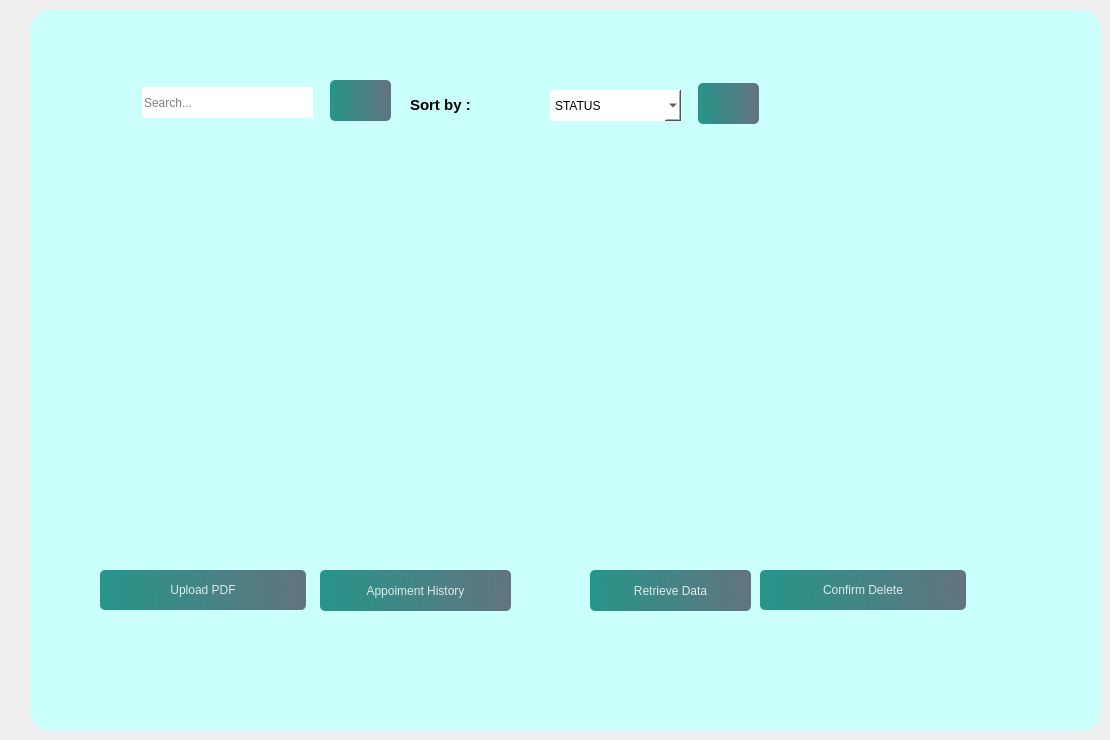
            <widget class="QWidget" name="a3_1">
             <widget class="QFrame" name="frame_10">
              <property name="geometry">
               <rect>
                <x>30</x>
                <y>10</y>
                <width>1071</width>
                <height>721</height>
               </rect>
              </property>
              <property name="styleSheet">
               <string notr="true">

background-color: rgb(202, 255, 251);
border-radius:20px;</string>
              </property>
              <property name="frameShape">
               <enum>QFrame::StyledPanel</enum>
              </property>
              <property name="frameShadow">
               <enum>QFrame::Raised</enum>
              </property>
              <widget class="QPushButton" name="aa_2">
               <property name="geometry">
                <rect>
                 <x>70</x>
                 <y>560</y>
                 <width>206</width>
                 <height>40</height>
                </rect>
               </property>
               <property name="maximumSize">
                <size>
                 <width>16777215</width>
                 <height>16777213</height>
                </size>
               </property>
               <property name="styleSheet">
                <string notr="true">
#pushButton_aa{
color: rgb(0, 0, 0);
}
QPushButton, #pushButton_aa{
	background-color: qlineargradient(spread:pad, x1:0, y1:0.505682, x2:1, y2:0.477, stop:0 rgba(11, 131, 120, 219), stop:1 rgba(85, 98, 112, 226));
	color:rgba(255, 255, 255, 210);
	border-radius:5px;
}

QPushButton#pushButton_aa:hover{
	background-color: qlineargradient(spread:pad, x1:0, y1:0.505682, x2:1, y2:0.477, stop:0 rgba(150, 123, 111, 219), stop:1 rgba(85, 81, 84, 226));
}

QPushButton#pushButton_aa:pressed{
	padding-left:5px;
	padding-top:5px;
	background-color:rgba(150, 123, 111, 255);
}
</string>
               </property>
               <property name="text">
                <string>Upload PDF</string>
               </property>
               <property name="icon">
                <iconset resource="resource.qrc">
                 <normaloff>:/img/img/check-circle.svg</normaloff>:/img/img/check-circle.svg</iconset>
               </property>
              </widget>
              <widget class="QPushButton" name="p9_4">
               <property name="geometry">
                <rect>
                 <x>290</x>
                 <y>560</y>
                 <width>191</width>
                 <height>41</height>
                </rect>
               </property>
               <property name="maximumSize">
                <size>
                 <width>16777215</width>
                 <height>16777213</height>
                </size>
               </property>
               <property name="styleSheet">
                <string notr="true">
#pushButton_bb{
color: rgb(0, 0, 0);
}
QPushButton, #pushButton_bb{
	background-color: qlineargradient(spread:pad, x1:0, y1:0.505682, x2:1, y2:0.477, stop:0 rgba(11, 131, 120, 219), stop:1 rgba(85, 98, 112, 226));
	color:rgba(255, 255, 255, 210);
	border-radius:5px;
}

QPushButton#pushButton_bb:hover{
	background-color: qlineargradient(spread:pad, x1:0, y1:0.505682, x2:1, y2:0.477, stop:0 rgba(150, 123, 111, 219), stop:1 rgba(85, 81, 84, 226));
}

QPushButton#pushButton_bb:pressed{
	padding-left:5px;
	padding-top:5px;
	background-color:rgba(150, 123, 111, 255);
}
</string>
               </property>
               <property name="text">
                <string>Appoiment History</string>
               </property>
               <property name="icon">
                <iconset resource="resource.qrc">
                 <normaloff>:/img/img/save.svg</normaloff>:/img/img/save.svg</iconset>
               </property>
              </widget>
              <widget class="QLineEdit" name="lineEdit">
               <property name="geometry">
                <rect>
                 <x>112</x>
                 <y>77</y>
                 <width>171</width>
                 <height>31</height>
                </rect>
               </property>
               <property name="styleSheet">
                <string notr="true">background-color: rgb(255, 255, 255);
color: rgb(0, 0, 0);
</string>
               </property>
               <property name="placeholderText">
                <string>Search...</string>
               </property>
              </widget>
              <widget class="QPushButton" name="aa_3">
               <property name="geometry">
                <rect>
                 <x>300</x>
                 <y>70</y>
                 <width>61</width>
                 <height>41</height>
                </rect>
               </property>
               <property name="maximumSize">
                <size>
                 <width>16777215</width>
                 <height>16777213</height>
                </size>
               </property>
               <property name="styleSheet">
                <string notr="true">
#pushButton_aa{
color: rgb(0, 0, 0);
}
QPushButton, #pushButton_aa{
	background-color: qlineargradient(spread:pad, x1:0, y1:0.505682, x2:1, y2:0.477, stop:0 rgba(11, 131, 120, 219), stop:1 rgba(85, 98, 112, 226));
	color:rgba(255, 255, 255, 210);
	border-radius:5px;
}

QPushButton#pushButton_aa:hover{
	background-color: qlineargradient(spread:pad, x1:0, y1:0.505682, x2:1, y2:0.477, stop:0 rgba(150, 123, 111, 219), stop:1 rgba(85, 81, 84, 226));
}

QPushButton#pushButton_aa:pressed{
	padding-left:5px;
	padding-top:5px;
	background-color:rgba(150, 123, 111, 255);
}
</string>
               </property>
               <property name="text">
                <string/>
               </property>
               <property name="icon">
                <iconset resource="resource.qrc">
                 <normaloff>:/img/img/check-circle.svg</normaloff>:/img/img/check-circle.svg</iconset>
               </property>
              </widget>
              <widget class="QPushButton" name="aa_4">
               <property name="geometry">
                <rect>
                 <x>668</x>
                 <y>73</y>
                 <width>61</width>
                 <height>41</height>
                </rect>
               </property>
               <property name="maximumSize">
                <size>
                 <width>16777215</width>
                 <height>16777213</height>
                </size>
               </property>
               <property name="styleSheet">
                <string notr="true">
#pushButton_aa{
color: rgb(0, 0, 0);
}
QPushButton, #pushButton_aa{
	background-color: qlineargradient(spread:pad, x1:0, y1:0.505682, x2:1, y2:0.477, stop:0 rgba(11, 131, 120, 219), stop:1 rgba(85, 98, 112, 226));
	color:rgba(255, 255, 255, 210);
	border-radius:5px;
}

QPushButton#pushButton_aa:hover{
	background-color: qlineargradient(spread:pad, x1:0, y1:0.505682, x2:1, y2:0.477, stop:0 rgba(150, 123, 111, 219), stop:1 rgba(85, 81, 84, 226));
}

QPushButton#pushButton_aa:pressed{
	padding-left:5px;
	padding-top:5px;
	background-color:rgba(150, 123, 111, 255);
}
</string>
               </property>
               <property name="text">
                <string/>
               </property>
               <property name="icon">
                <iconset resource="resource.qrc">
                 <normaloff>:/img/img/filter.svg</normaloff>:/img/img/filter.svg</iconset>
               </property>
              </widget>
              <widget class="QLabel" name="label_27">
               <property name="geometry">
                <rect>
                 <x>380</x>
                 <y>79</y>
                 <width>81</width>
                 <height>31</height>
                </rect>
               </property>
               <property name="font">
                <font>
                 <pointsize>11</pointsize>
                 <bold>true</bold>
                </font>
               </property>
               <property name="styleSheet">
                <string notr="true">color: rgb(0, 0, 0);</string>
               </property>
               <property name="text">
                <string>Sort by :</string>
               </property>
              </widget>
              <widget class="QComboBox" name="comboBox_4">
               <property name="geometry">
                <rect>
                 <x>520</x>
                 <y>80</y>
                 <width>131</width>
                 <height>31</height>
                </rect>
               </property>
               <property name="styleSheet">
                <string notr="true">background-color: rgb(255, 255, 255);
color: rgb(0, 0, 0);</string>
               </property>
               <item>
                <property name="text">
                 <string>STATUS</string>
                </property>
               </item>
               <item>
                <property name="text">
                 <string>Medecine</string>
                </property>
               </item>
               <item>
                <property name="text">
                 <string>Prescripton date</string>
                </property>
               </item>
              </widget>
              <widget class="QTableWidget" name="tableWidget_2">
               <property name="geometry">
                <rect>
                 <x>170</x>
                 <y>290</y>
                 <width>481</width>
                 <height>101</height>
                </rect>
               </property>
               <property name="styleSheet">
                <string notr="true">color: rgb(0, 0, 0);
border-radius: 5px;</string>
               </property>
               <row>
                <property name="text">
                 <string>client2</string>
                </property>
                <property name="icon">
                 <iconset resource="resource.qrc">
                  <normaloff>:/img/img/user.svg</normaloff>:/img/img/user.svg</iconset>
                </property>
               </row>
               <column>
                <property name="text">
                 <string>Prescription Number</string>
                </property>
               </column>
               <column>
                <property name="text">
                 <string>First Name</string>
                </property>
               </column>
               <column>
                <property name="text">
                 <string>Last Name</string>
                </property>
               </column>
               <column>
                <property name="text">
                 <string>National ID</string>
                </property>
               </column>
               <column>
                <property name="text">
                 <string>Phone Number</string>
                </property>
               </column>
               <column>
                <property name="text">
                 <string>Status</string>
                </property>
               </column>
               <column>
                <property name="text">
                 <string>Patient ID</string>
                </property>
               </column>
               <column>
                <property name="text">
                 <string>Date</string>
                </property>
               </column>
               <column>
                <property name="text">
                 <string>Medecine</string>
                </property>
               </column>
               <item row="0" column="0">
                <property name="text">
                 <string>142</string>
                </property>
               </item>
               <item row="0" column="1">
                <property name="text">
                 <string>13-10-2024</string>
                </property>
               </item>
               <item row="0" column="2">
                <property name="text">
                 <string/>
                </property>
               </item>
              </widget>
              <widget class="QTableView" name="tableView_2">
               <property name="geometry">
                <rect>
                 <x>30</x>
                 <y>170</y>
                 <width>1031</width>
                 <height>291</height>
                </rect>
               </property>
               <property name="styleSheet">
                <string notr="true">color: rgb(0, 0, 0);</string>
               </property>
              </widget>
              <widget class="QPushButton" name="deletebutton1">
               <property name="geometry">
                <rect>
                 <x>730</x>
                 <y>560</y>
                 <width>206</width>
                 <height>40</height>
                </rect>
               </property>
               <property name="maximumSize">
                <size>
                 <width>16777215</width>
                 <height>16777213</height>
                </size>
               </property>
               <property name="styleSheet">
                <string notr="true">
#pushButton_aa{
color: rgb(0, 0, 0);
}
QPushButton, #pushButton_aa{
	background-color: qlineargradient(spread:pad, x1:0, y1:0.505682, x2:1, y2:0.477, stop:0 rgba(11, 131, 120, 219), stop:1 rgba(85, 98, 112, 226));
	color:rgba(255, 255, 255, 210);
	border-radius:5px;
}

QPushButton#pushButton_aa:hover{
	background-color: qlineargradient(spread:pad, x1:0, y1:0.505682, x2:1, y2:0.477, stop:0 rgba(150, 123, 111, 219), stop:1 rgba(85, 81, 84, 226));
}

QPushButton#pushButton_aa:pressed{
	padding-left:5px;
	padding-top:5px;
	background-color:rgba(150, 123, 111, 255);
}
</string>
               </property>
               <property name="text">
                <string>Confirm Delete</string>
               </property>
               <property name="icon">
                <iconset resource="resource.qrc">
                 <normaloff>:/img/img/check-circle.svg</normaloff>:/img/img/check-circle.svg</iconset>
               </property>
              </widget>
              <widget class="QPushButton" name="updateButton">
               <property name="geometry">
                <rect>
                 <x>560</x>
                 <y>560</y>
                 <width>161</width>
                 <height>41</height>
                </rect>
               </property>
               <property name="maximumSize">
                <size>
                 <width>16777215</width>
                 <height>16777213</height>
                </size>
               </property>
               <property name="styleSheet">
                <string notr="true">
#pushButton_bb{
color: rgb(0, 0, 0);
}
QPushButton, #pushButton_bb{
	background-color: qlineargradient(spread:pad, x1:0, y1:0.505682, x2:1, y2:0.477, stop:0 rgba(11, 131, 120, 219), stop:1 rgba(85, 98, 112, 226));
	color:rgba(255, 255, 255, 210);
	border-radius:5px;
}

QPushButton#pushButton_bb:hover{
	background-color: qlineargradient(spread:pad, x1:0, y1:0.505682, x2:1, y2:0.477, stop:0 rgba(150, 123, 111, 219), stop:1 rgba(85, 81, 84, 226));
}

QPushButton#pushButton_bb:pressed{
	padding-left:5px;
	padding-top:5px;
	background-color:rgba(150, 123, 111, 255);
}
</string>
               </property>
               <property name="text">
                <string>Retrieve Data</string>
               </property>
               <property name="icon">
                <iconset resource="resource.qrc">
                 <normaloff>:/img/img/plus-circle.svg</normaloff>:/img/img/plus-circle.svg</iconset>
               </property>
              </widget>
              <zorder>tableWidget_2</zorder>
              <zorder>aa_2</zorder>
              <zorder>p9_4</zorder>
              <zorder>lineEdit</zorder>
              <zorder>aa_3</zorder>
              <zorder>aa_4</zorder>
              <zorder>label_27</zorder>
              <zorder>comboBox_4</zorder>
              <zorder>tableView_2</zorder>
              <zorder>deletebutton1</zorder>
              <zorder>updateButton</zorder>
             </widget>
            </widget>
